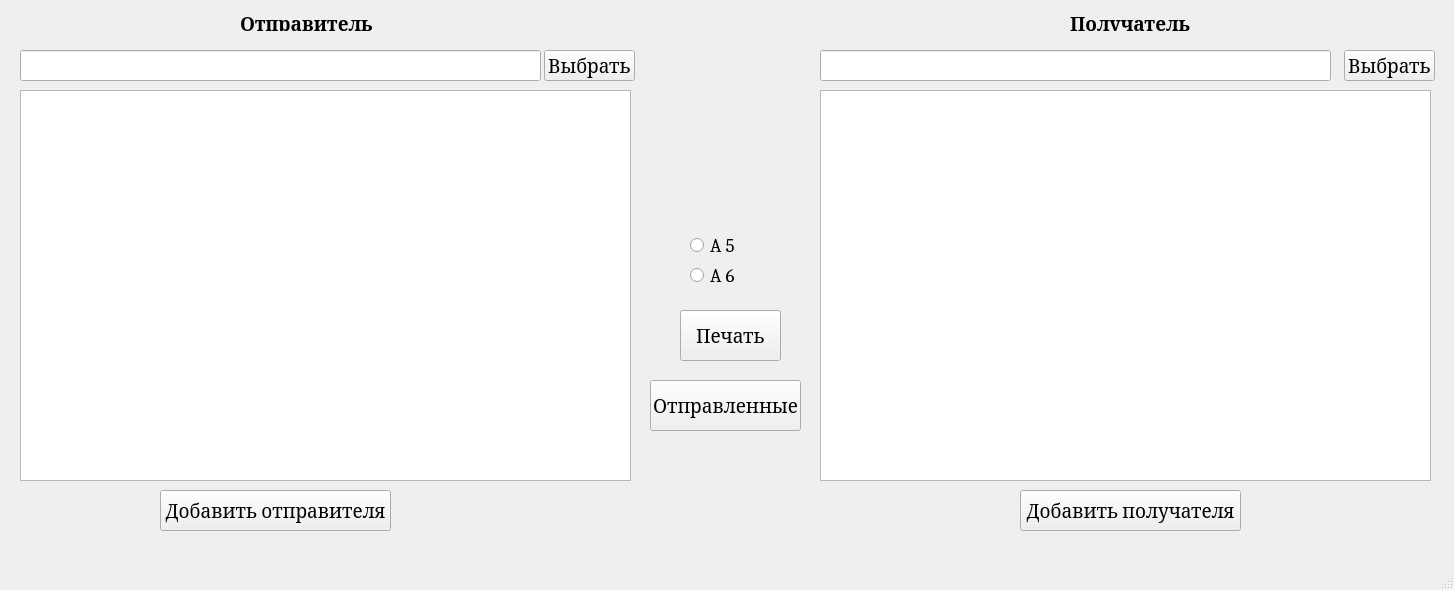
<?xml version="1.0" encoding="UTF-8"?>
<ui version="4.0">
 <class>MainWindow</class>
 <widget class="QMainWindow" name="MainWindow">
  <property name="geometry">
   <rect>
    <x>0</x>
    <y>0</y>
    <width>1454</width>
    <height>590</height>
   </rect>
  </property>
  <property name="windowTitle">
   <string>MainWindow</string>
  </property>
  <widget class="QWidget" name="centralwidget">
   <widget class="QTableWidget" name="tableWidget_sender">
    <property name="geometry">
     <rect>
      <x>20</x>
      <y>90</y>
      <width>611</width>
      <height>391</height>
     </rect>
    </property>
   </widget>
   <widget class="QRadioButton" name="radioButton_a5">
    <property name="geometry">
     <rect>
      <x>690</x>
      <y>230</y>
      <width>91</width>
      <height>31</height>
     </rect>
    </property>
    <property name="font">
     <font>
      <family>Cambria</family>
      <pointsize>14</pointsize>
     </font>
    </property>
    <property name="text">
     <string>A 5</string>
    </property>
    <property name="iconSize">
     <size>
      <width>30</width>
      <height>30</height>
     </size>
    </property>
   </widget>
   <widget class="QTableWidget" name="tableWidget_receiver">
    <property name="geometry">
     <rect>
      <x>820</x>
      <y>90</y>
      <width>611</width>
      <height>391</height>
     </rect>
    </property>
   </widget>
   <widget class="QLabel" name="sender">
    <property name="geometry">
     <rect>
      <x>240</x>
      <y>10</y>
      <width>151</width>
      <height>21</height>
     </rect>
    </property>
    <property name="font">
     <font>
      <family>Cambria</family>
      <pointsize>14</pointsize>
      <weight>75</weight>
      <bold>true</bold>
     </font>
    </property>
    <property name="text">
     <string>Отправитель</string>
    </property>
    <property name="textFormat">
     <enum>Qt::RichText</enum>
    </property>
   </widget>
   <widget class="QLabel" name="receiver">
    <property name="geometry">
     <rect>
      <x>1070</x>
      <y>10</y>
      <width>151</width>
      <height>21</height>
     </rect>
    </property>
    <property name="font">
     <font>
      <family>Cambria</family>
      <pointsize>14</pointsize>
      <weight>75</weight>
      <bold>true</bold>
     </font>
    </property>
    <property name="text">
     <string>Получатель</string>
    </property>
    <property name="textFormat">
     <enum>Qt::RichText</enum>
    </property>
   </widget>
   <widget class="QRadioButton" name="radioButton_a6">
    <property name="geometry">
     <rect>
      <x>690</x>
      <y>260</y>
      <width>91</width>
      <height>31</height>
     </rect>
    </property>
    <property name="font">
     <font>
      <family>Cambria</family>
      <pointsize>14</pointsize>
     </font>
    </property>
    <property name="text">
     <string>A 6</string>
    </property>
    <property name="iconSize">
     <size>
      <width>30</width>
      <height>30</height>
     </size>
    </property>
   </widget>
   <widget class="QPushButton" name="pushButton_print">
    <property name="geometry">
     <rect>
      <x>680</x>
      <y>310</y>
      <width>101</width>
      <height>51</height>
     </rect>
    </property>
    <property name="font">
     <font>
      <family>Cambria</family>
      <pointsize>14</pointsize>
     </font>
    </property>
    <property name="text">
     <string>Печать</string>
    </property>
   </widget>
   <widget class="QPushButton" name="pushButton_add_sender">
    <property name="geometry">
     <rect>
      <x>160</x>
      <y>490</y>
      <width>231</width>
      <height>41</height>
     </rect>
    </property>
    <property name="font">
     <font>
      <family>Cambria</family>
      <pointsize>14</pointsize>
     </font>
    </property>
    <property name="text">
     <string>Добавить отправителя</string>
    </property>
   </widget>
   <widget class="QPushButton" name="pushButton_add_receiver">
    <property name="geometry">
     <rect>
      <x>1020</x>
      <y>490</y>
      <width>221</width>
      <height>41</height>
     </rect>
    </property>
    <property name="font">
     <font>
      <family>Cambria</family>
      <pointsize>14</pointsize>
     </font>
    </property>
    <property name="text">
     <string>Добавить получателя</string>
    </property>
   </widget>
   <widget class="QLineEdit" name="lineEdit_sender">
    <property name="geometry">
     <rect>
      <x>20</x>
      <y>50</y>
      <width>521</width>
      <height>31</height>
     </rect>
    </property>
    <property name="font">
     <font>
      <family>Cambria</family>
      <pointsize>14</pointsize>
     </font>
    </property>
   </widget>
   <widget class="QPushButton" name="choose_sender">
    <property name="geometry">
     <rect>
      <x>544</x>
      <y>50</y>
      <width>91</width>
      <height>31</height>
     </rect>
    </property>
    <property name="font">
     <font>
      <family>Cambria</family>
      <pointsize>14</pointsize>
     </font>
    </property>
    <property name="text">
     <string>Выбрать</string>
    </property>
   </widget>
   <widget class="QPushButton" name="pushButton_sended">
    <property name="geometry">
     <rect>
      <x>650</x>
      <y>380</y>
      <width>151</width>
      <height>51</height>
     </rect>
    </property>
    <property name="font">
     <font>
      <family>Cambria</family>
      <pointsize>14</pointsize>
     </font>
    </property>
    <property name="text">
     <string>Отправленные</string>
    </property>
   </widget>
   <widget class="QLineEdit" name="lineEdit_receiver">
    <property name="geometry">
     <rect>
      <x>820</x>
      <y>50</y>
      <width>511</width>
      <height>31</height>
     </rect>
    </property>
    <property name="font">
     <font>
      <family>Cambria</family>
      <pointsize>14</pointsize>
     </font>
    </property>
   </widget>
   <widget class="QPushButton" name="choose_receiver">
    <property name="geometry">
     <rect>
      <x>1344</x>
      <y>50</y>
      <width>91</width>
      <height>31</height>
     </rect>
    </property>
    <property name="font">
     <font>
      <family>Cambria</family>
      <pointsize>14</pointsize>
     </font>
    </property>
    <property name="text">
     <string>Выбрать</string>
    </property>
   </widget>
  </widget>
  <widget class="QMenuBar" name="menubar">
   <property name="geometry">
    <rect>
     <x>0</x>
     <y>0</y>
     <width>1454</width>
     <height>21</height>
    </rect>
   </property>
  </widget>
  <widget class="QStatusBar" name="statusbar"/>
 </widget>
 <resources/>
 <connections/>
</ui>
